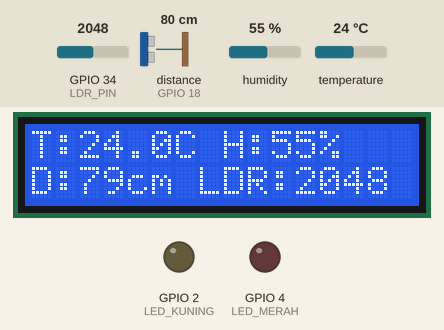
Recording of a sketch running on a simulated ESP32. On the bench: 16×2 character LCD, output pins drawn as LEDs (lit = HIGH). Wiring (inferred from the names in the program): ultrasonic range finder: trigger GPIO 5; echo GPIO 18. The inputs (shaded band) are chosen by the test bench; at power-on: humidity 55 %, GPIO 34 (LDR_PIN) = 2048, distance to the obstacle (sensor on GPIO 18) 80 cm, temperature 24 °C. The echo pulse lasts 58.3 µs per cm; WiFi joins after 1.5 s; servers stay silent unless stated; pins used as bus, display or sensor lines are not drawn; what the sketch prints to the serial monitor is not drawn.

Above: at 4.8 s.
4.9 s: humidity set to 59 %
At 10.4 s:
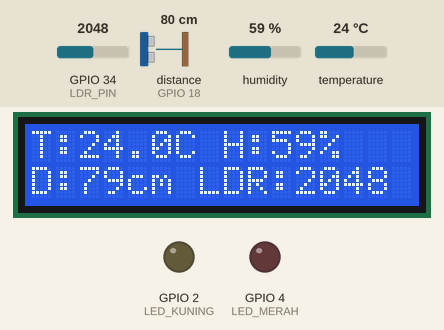
11.5 s: humidity set to 62 %
At 16.4 s:
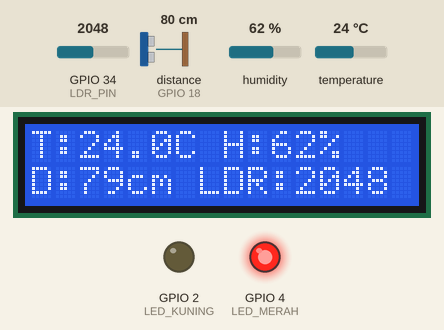
18.1 s: GPIO 34 (LDR_PIN) set to 1051
At 22.4 s:
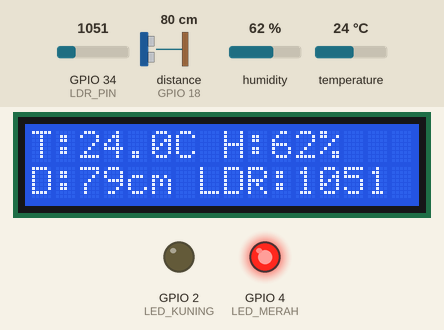
24.7 s: GPIO 34 (LDR_PIN) set to 953
At 28.4 s:
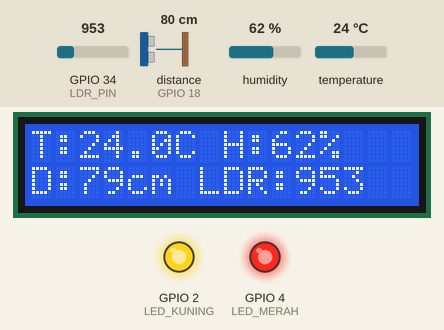
31.3 s: humidity set to 22 %
At 34.3 s:
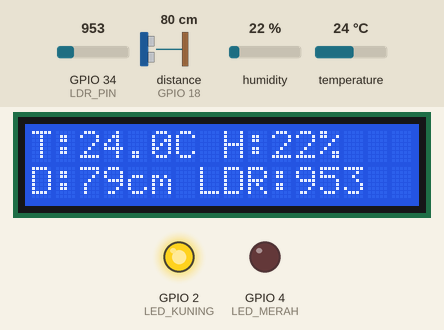
37.9 s: distance to the obstacle (sensor on GPIO 18) set to 2 cm
At 40.1 s:
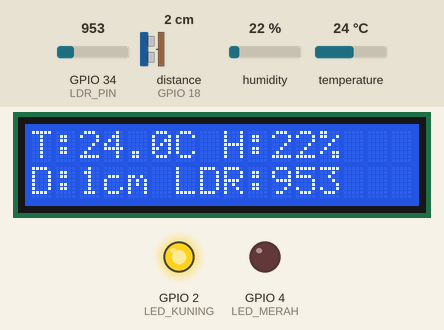
Timing chart, 0 to 41.6 s (numbered marks = the images above; inputs shaded):
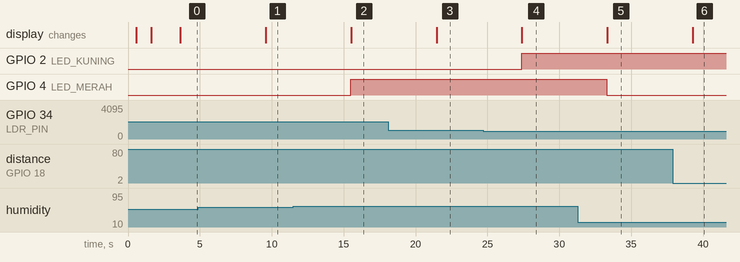

Measured:
- the behaviour switches between 60 and 61 % on humidity (found by bisection; images 1 and 2)
- the behaviour switches between 1000 and 999 on GPIO 34 (LDR_PIN) (found by bisection; images 3 and 4)
- after the input at 4.9 s, the display: changes after 4.7 s (image 1)
- after the input at 11.5 s, GPIO 4 (LED_MERAH): LOW → HIGH after 4.0 s; the display: changes after 4.0 s (image 2)
- after the input at 18.1 s, the display: changes after 3.4 s (image 3)
- after the input at 24.7 s, GPIO 2 (LED_KUNING): LOW → HIGH after 2.7 s; the display: changes after 2.7 s (image 4)
- after the input at 31.3 s, GPIO 4 (LED_MERAH): HIGH → LOW after 2.0 s; the display: changes after 2.0 s (image 5)
- after the input at 37.9 s, the display: changes after 1.4 s (image 6)

The sketch:

sketch.ino
```cpp
#include <WiFi.h>
#include <Wire.h>
#include <LiquidCrystal_I2C.h>
#include <DHT.h>
#include <Firebase_ESP_Client.h>
#include <addons/TokenHelper.h>
#include <addons/RTDBHelper.h>

#define WIFI_SSID "Arroyyan"
#define WIFI_PASSWORD "MuhammadArroyyan#"
#define API_KEY "AIzaSyCL01ZczH3DV1pDL0drOTmnKgukk-YvJuk"
#define DATABASE_URL "https://smart-office-room-23-default-rtdb.asia-southeast1.firebasedatabase.app"

FirebaseData fbdo;
FirebaseAuth auth;
FirebaseConfig config;
bool signupOK = false;

// === Komponen Keluaran ===
LiquidCrystal_I2C lcd(0x27, 16, 2);

// === Pin Sensor ===
#define TRIG_PIN 5
#define ECHO_PIN 18
#define DHT_PIN 15
#define LDR_PIN 34
#define LED_KUNING 2
#define LED_MERAH 4

#define DHTTYPE DHT22
DHT dht(DHT_PIN, DHTTYPE);

// === Ambang Batas ===
#define LDR_THRESHOLD 1000
#define HUMIDITY_THRESHOLD 60.0

void setup() {
  Serial.begin(115200);
  lcd.init();
  lcd.backlight();
  dht.begin();

  pinMode(TRIG_PIN, OUTPUT);
  pinMode(ECHO_PIN, INPUT);
  pinMode(LDR_PIN, INPUT);
  pinMode(LED_KUNING, OUTPUT);
  pinMode(LED_MERAH, OUTPUT);

  lcd.setCursor(0, 0);
  lcd.print("Connecting WiFi");
  WiFi.begin(WIFI_SSID, WIFI_PASSWORD);
  while (WiFi.status() != WL_CONNECTED) {
    delay(500);
    Serial.print(".");
    lcd.print(".");
  }
  Serial.println("\nWiFi Connected!");
  lcd.clear();
  lcd.print("WiFi Connected!");

  // === Konfigurasi Firebase ===
  config.api_key = API_KEY;
  config.database_url = DATABASE_URL;
  config.token_status_callback = tokenStatusCallback;

  // Login anonymous
  if (Firebase.signUp(&config, &auth, "", "")) {
    Serial.println("SignUp OK");
    signupOK = true;
  } else {
    Serial.printf("SignUp error: %s\n", config.signer.signupError.message.c_str());
  }

  Firebase.begin(&config, &auth);
  Firebase.reconnectWiFi(true);
  delay(2000);
  lcd.clear();
}

void loop() {
  float humidity = dht.readHumidity();
  float temperature = dht.readTemperature();

  if (isnan(humidity) || isnan(temperature)) {
    Serial.println("Failed to read from DHT!");
    lcd.setCursor(0, 0);
    lcd.print("DHT Error!");
    delay(1000);
    return;
  }

  // Baca jarak
  digitalWrite(TRIG_PIN, LOW); delayMicroseconds(2);
  digitalWrite(TRIG_PIN, HIGH); delayMicroseconds(10);
  digitalWrite(TRIG_PIN, LOW);
  long duration = pulseIn(ECHO_PIN, HIGH);
  float distance = duration * 0.034 / 2;

  // Baca LDR
  int ldrValue = analogRead(LDR_PIN);

  // Kontrol LED
  digitalWrite(LED_KUNING, ldrValue < LDR_THRESHOLD ? HIGH : LOW);
  digitalWrite(LED_MERAH, humidity > HUMIDITY_THRESHOLD ? HIGH : LOW);

  // Tampilkan LCD
  lcd.clear();
  lcd.setCursor(0, 0);
  lcd.printf("T:%.1fC H:%d%%", temperature, (int)humidity);
  lcd.setCursor(0, 1);
  lcd.printf("D:%dcm LDR:%d", (int)distance, ldrValue);

  // Kirim ke Firebase
  if (Firebase.ready() && signupOK) {
    String path = "/sensor";
    Firebase.RTDB.setFloat(&fbdo, path + "/temperature", temperature);
    Firebase.RTDB.setFloat(&fbdo, path + "/humidity", humidity);
    Firebase.RTDB.setFloat(&fbdo, path + "/distance", distance);
    Firebase.RTDB.setInt(&fbdo, path + "/ldr", ldrValue);
    Firebase.RTDB.setBool(&fbdo, path + "/led_merah_status", humidity > HUMIDITY_THRESHOLD);
    Firebase.RTDB.setBool(&fbdo, path + "/led_kuning_status", ldrValue < LDR_THRESHOLD);
    Serial.println("Data sent to Firebase.");
  } else {
    Serial.println("Firebase not ready. Reason: " + fbdo.errorReason());
  }

  delay(5000);
}
```
